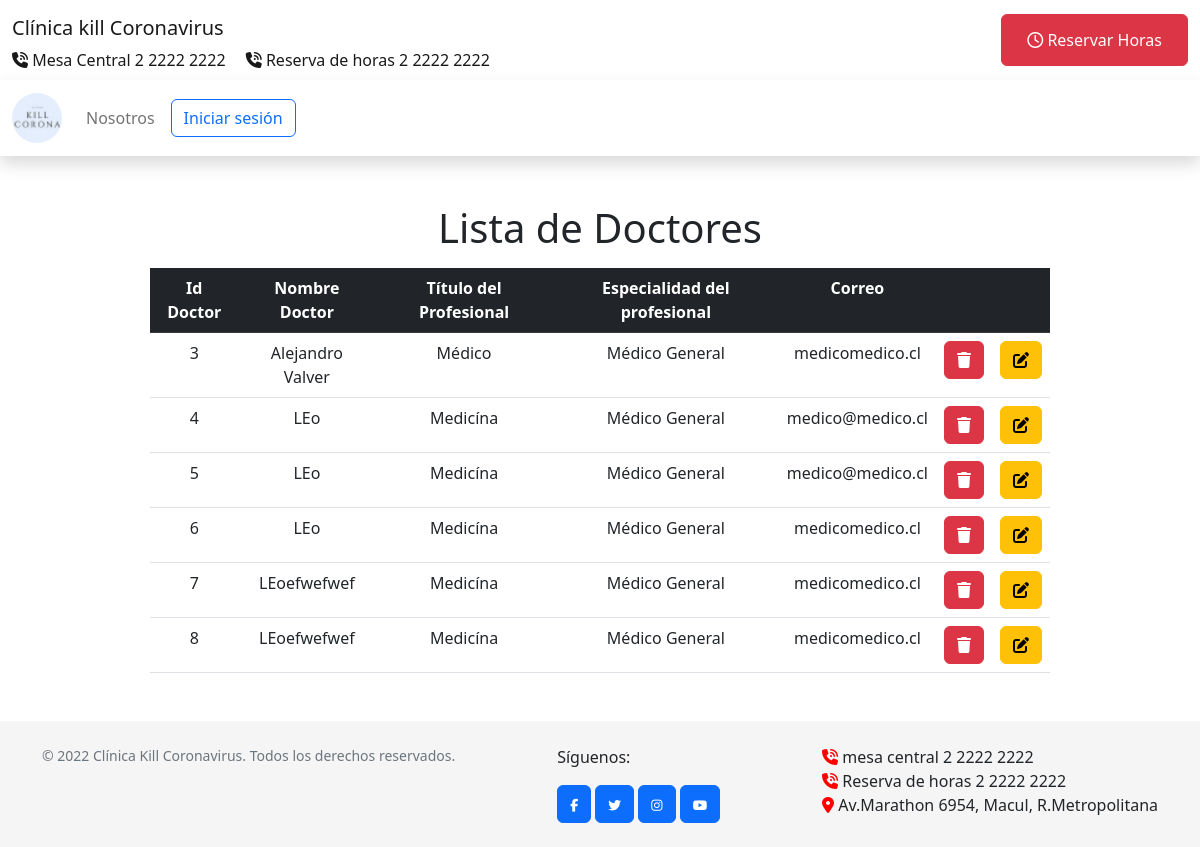
The page /Listar/Doctor on the database its author committed.
### clinicaApp/models.py (models this page shows, shortened)
class Doctor(models.Model):
    id_doctor = models.AutoField(primary_key=True)
    nombre_doctor = models.CharField(max_length=150)
    titulo = models.CharField(max_length=150)
    especialidad = models.ForeignKey(Especialidad, on_delete=models.CASCADE, default=1)
    correo = models.CharField(max_length=150)
    foto = models.ImageField(upload_to='doctores/', null=True, blank=True)
    tipousuario = models.ForeignKey(Tipousuario, on_delete=models.CASCADE, default=2)

class Especialidad(models.Model):
    id_especialidad = models.AutoField(primary_key=True)
    nombre_especialidad = models.CharField(max_length=255)
    def __str__(self):
        return self.nombre_especialidad

### clinicaApp/views.py (the view)
# urls.py: path('Listar/Doctor', views.listarDoctor, name='listarDoctor'),
def listarDoctor(request):
    doctores = Doctor.objects.all()  # Recuperar todos los médicos de la base de datos
    return render(request, 'doctores_listar.html', {'doctores': doctores})  # Pasar los médicos a la plantilla

### clinicaApp/templates/doctores_listar.html (shortened to what this page needs)
{% extends 'clinicaweb.html' %}
{% block content %}
    <h1 class="text-center mt-5">Lista de Doctores</h1>
    <table class="table table-ligth w-75 mx-auto mt-2 mb-5 text-center">
        <tr class="table-dark">
            <th>Id Doctor</th>
            <th>Nombre Doctor</th>
            <th>Título del Profesional</th>
            <th>Especialidad del profesional</th>
            <th>Correo</th>
            <th></th>
            <th></th>
    {% for doctor in doctores %}
        <tr>
            <td>{{doctor.id_doctor}}</td>
            <td>{{doctor.nombre_doctor}}</td>
            <td>{{doctor.titulo}}</td>
            <td>{{doctor.especialidad}}</td>
            <td>{{doctor.correo}}</td>
            <td>
                <form action="{% url 'eliminarDoctor' doctor.id_doctor %}" method="post">
                    <button class="btn btn-danger" title="Eliminar" onclick="return confirm('¿Estás seguro de eliminar al Doctor?')">
                        <i class="fa fa-trash"></i>
                    </button>
                </form>
            </td>
            <td>
                <form action="{% url 'detalle_doctor' doctor.id_doctor %}"
                    method="post">
                    <button class="btn btn-warning" title="Editar">
                        <i class="fa fa-edit"></i>
                    </button>
                </form>
            </td>
        </tr>
    {% empty %}
        <tr>
            <td colspan="5" class="text-center">No hay doctores registrados.</td>
        </tr>
    {% endfor %}
    </table>
    {% include 'footer.html' %}
{%endblock%}

### clinicaApp/templates/clinicaweb.html (style rules this page uses)
body { display: flex; flex-direction: column; min-height: 100vh; }

### rows shown on the page
Doctor: id_doctor "3", nombre_doctor "Alejandro Valver", titulo "Médico", especialidad "Médico General", correo "medicomedico.cl"
Doctor: id_doctor "4", nombre_doctor "LEo", titulo "Medicína", especialidad "Médico General", correo "medico@medico.cl"
Doctor: id_doctor "5", nombre_doctor "LEo", titulo "Medicína", especialidad "Médico General", correo "medico@medico.cl"
Doctor: id_doctor "6", nombre_doctor "LEo", titulo "Medicína", especialidad "Médico General", correo "medicomedico.cl"
Doctor: id_doctor "7", nombre_doctor "LEoefwefwef", titulo "Medicína", especialidad "Médico General", correo "medicomedico.cl"
Doctor: id_doctor "8", nombre_doctor "LEoefwefwef", titulo "Medicína", especialidad "Médico General", correo "medicomedico.cl"
